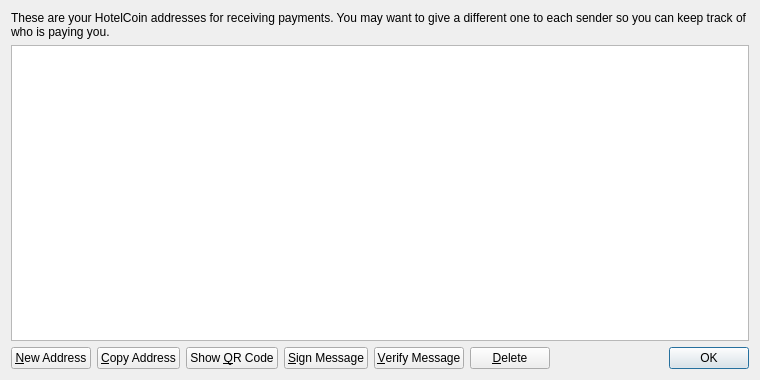
<?xml version="1.0" encoding="UTF-8"?>
<ui version="4.0">
 <class>AddressBookPage</class>
 <widget class="QWidget" name="AddressBookPage">
  <property name="geometry">
   <rect>
    <x>0</x>
    <y>0</y>
    <width>760</width>
    <height>380</height>
   </rect>
  </property>
  <property name="windowTitle">
   <string>Address Book</string>
  </property>
  <layout class="QVBoxLayout" name="verticalLayout">
   <item>
    <widget class="QLabel" name="labelExplanation">
     <property name="text">
      <string>These are your HotelCoin addresses for receiving payments. You may want to give a different one to each sender so you can keep track of who is paying you.</string>
     </property>
     <property name="textFormat">
      <enum>Qt::PlainText</enum>
     </property>
     <property name="wordWrap">
      <bool>true</bool>
     </property>
    </widget>
   </item>
   <item>
    <widget class="QTableView" name="tableView">
     <property name="contextMenuPolicy">
      <enum>Qt::CustomContextMenu</enum>
     </property>
     <property name="toolTip">
      <string>Double-click to edit address or label</string>
     </property>
     <property name="tabKeyNavigation">
      <bool>false</bool>
     </property>
     <property name="alternatingRowColors">
      <bool>true</bool>
     </property>
     <property name="selectionMode">
      <enum>QAbstractItemView::SingleSelection</enum>
     </property>
     <property name="selectionBehavior">
      <enum>QAbstractItemView::SelectRows</enum>
     </property>
     <property name="sortingEnabled">
      <bool>true</bool>
     </property>
     <attribute name="verticalHeaderVisible">
      <bool>false</bool>
     </attribute>
    </widget>
   </item>
   <item>
    <layout class="QHBoxLayout" name="horizontalLayout">
     <item>
      <widget class="QPushButton" name="newAddressButton">
       <property name="toolTip">
        <string>Create a new address</string>
       </property>
       <property name="text">
        <string>&amp;New Address</string>
       </property>
       <property name="icon">
        <iconset resource="../bitcoin.qrc">
         <normaloff>:/icons/add</normaloff>:/icons/add</iconset>
       </property>
      </widget>
     </item>
     <item>
      <widget class="QPushButton" name="copyToClipboard">
       <property name="toolTip">
        <string>Copy the currently selected address to the system clipboard</string>
       </property>
       <property name="text">
        <string>&amp;Copy Address</string>
       </property>
       <property name="icon">
        <iconset resource="../bitcoin.qrc">
         <normaloff>:/icons/editcopy</normaloff>:/icons/editcopy</iconset>
       </property>
      </widget>
     </item>
     <item>
      <widget class="QPushButton" name="showQRCode">
       <property name="text">
        <string>Show &amp;QR Code</string>
       </property>
       <property name="icon">
        <iconset resource="../bitcoin.qrc">
         <normaloff>:/icons/qrcode</normaloff>:/icons/qrcode</iconset>
       </property>
      </widget>
     </item>
     <item>
      <widget class="QPushButton" name="signMessage">
       <property name="toolTip">
        <string>Sign a message to prove you own a Bitcoin address</string>
       </property>
       <property name="text">
        <string>&amp;Sign Message</string>
       </property>
       <property name="icon">
        <iconset resource="../bitcoin.qrc">
         <normaloff>:/icons/edit</normaloff>:/icons/edit</iconset>
       </property>
      </widget>
     </item>
     <item>
      <widget class="QPushButton" name="verifyMessage">
       <property name="toolTip">
        <string>Verify a message to ensure it was signed with a specified Bitcoin address</string>
       </property>
       <property name="text">
        <string>&amp;Verify Message</string>
       </property>
       <property name="icon">
        <iconset resource="../bitcoin.qrc">
         <normaloff>:/icons/transaction_0</normaloff>:/icons/transaction_0</iconset>
       </property>
      </widget>
     </item>
     <item>
      <widget class="QPushButton" name="deleteButton">
       <property name="toolTip">
        <string>Delete the currently selected address from the list. Only sending addresses can be deleted.</string>
       </property>
       <property name="text">
        <string>&amp;Delete</string>
       </property>
       <property name="icon">
        <iconset resource="../bitcoin.qrc">
         <normaloff>:/icons/remove</normaloff>:/icons/remove</iconset>
       </property>
      </widget>
     </item>
     <item>
      <spacer name="horizontalSpacer">
       <property name="orientation">
        <enum>Qt::Horizontal</enum>
       </property>
       <property name="sizeHint" stdset="0">
        <size>
         <width>40</width>
         <height>20</height>
        </size>
       </property>
      </spacer>
     </item>
     <item>
      <widget class="QDialogButtonBox" name="buttonBox">
       <property name="sizePolicy">
        <sizepolicy hsizetype="Maximum" vsizetype="Fixed">
         <horstretch>0</horstretch>
         <verstretch>0</verstretch>
        </sizepolicy>
       </property>
       <property name="standardButtons">
        <set>QDialogButtonBox::Ok</set>
       </property>
      </widget>
     </item>
    </layout>
   </item>
  </layout>
 </widget>
 <resources>
  <include location="../bitcoin.qrc"/>
 </resources>
 <connections/>
</ui>
